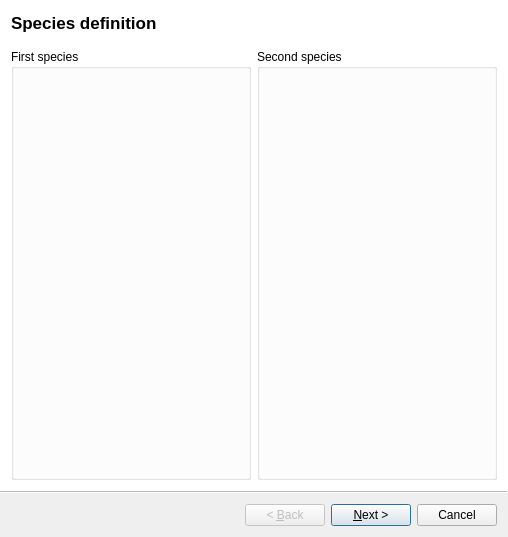
<?xml version="1.0" encoding="UTF-8"?>
<ui version="4.0">
 <class>CreateModel</class>
 <widget class="QWizard" name="CreateModel">
  <property name="geometry">
   <rect>
    <x>0</x>
    <y>0</y>
    <width>508</width>
    <height>537</height>
   </rect>
  </property>
  <property name="sizePolicy">
   <sizepolicy hsizetype="Expanding" vsizetype="Expanding">
    <horstretch>0</horstretch>
    <verstretch>0</verstretch>
   </sizepolicy>
  </property>
  <property name="windowTitle">
   <string>Create Model</string>
  </property>
  <property name="wizardStyle">
   <enum>QWizard::ModernStyle</enum>
  </property>
  <widget class="QWizardPage" name="wizardPage1">
   <property name="sizePolicy">
    <sizepolicy hsizetype="Expanding" vsizetype="Expanding">
     <horstretch>0</horstretch>
     <verstretch>0</verstretch>
    </sizepolicy>
   </property>
   <property name="title">
    <string>Species definition</string>
   </property>
   <layout class="QHBoxLayout" name="horizontalLayout">
    <item>
     <widget class="QGroupBox" name="groupBox_2">
      <property name="sizePolicy">
       <sizepolicy hsizetype="Expanding" vsizetype="Expanding">
        <horstretch>0</horstretch>
        <verstretch>0</verstretch>
       </sizepolicy>
      </property>
      <property name="title">
       <string>First species</string>
      </property>
      <layout class="QVBoxLayout" name="verticalLayout_2">
       <item>
        <layout class="QVBoxLayout" name="layout_a"/>
       </item>
      </layout>
     </widget>
    </item>
    <item>
     <widget class="QGroupBox" name="groupBox_1">
      <property name="sizePolicy">
       <sizepolicy hsizetype="Expanding" vsizetype="Expanding">
        <horstretch>0</horstretch>
        <verstretch>0</verstretch>
       </sizepolicy>
      </property>
      <property name="title">
       <string>Second species</string>
      </property>
      <layout class="QVBoxLayout" name="verticalLayout">
       <item>
        <layout class="QVBoxLayout" name="layout_b"/>
       </item>
      </layout>
     </widget>
    </item>
   </layout>
  </widget>
  <widget class="QWizardPage" name="wizardPage2">
   <property name="title">
    <string>Spatial configuration</string>
   </property>
   <layout class="QVBoxLayout" name="verticalLayout_3">
    <item>
     <widget class="QGroupBox" name="groupBox">
      <property name="title">
       <string>Grid</string>
      </property>
      <layout class="QFormLayout" name="formLayout_2">
       <item row="0" column="0">
        <widget class="QLabel" name="gridWidthNumberOfAtomsLabel">
         <property name="text">
          <string>Grid width (number of atoms)</string>
         </property>
         <property name="buddy">
          <cstring>gridWidth</cstring>
         </property>
        </widget>
       </item>
       <item row="0" column="1">
        <widget class="QSpinBox" name="gridWidth">
         <property name="maximum">
          <number>100000000</number>
         </property>
         <property name="singleStep">
          <number>20</number>
         </property>
         <property name="value">
          <number>100</number>
         </property>
        </widget>
       </item>
       <item row="1" column="0">
        <widget class="QLabel" name="gridHeightNumberOfAtomsLabel">
         <property name="text">
          <string>Grid height (number of atoms)</string>
         </property>
         <property name="buddy">
          <cstring>gridHeight</cstring>
         </property>
        </widget>
       </item>
       <item row="1" column="1">
        <widget class="QSpinBox" name="gridHeight">
         <property name="readOnly">
          <bool>true</bool>
         </property>
         <property name="maximum">
          <number>100000000</number>
         </property>
         <property name="singleStep">
          <number>20</number>
         </property>
         <property name="value">
          <number>100</number>
         </property>
        </widget>
       </item>
       <item row="2" column="0">
        <widget class="QLabel" name="keepRatioLabel">
         <property name="text">
          <string>Keep equal ratio</string>
         </property>
        </widget>
       </item>
       <item row="2" column="1">
        <widget class="QCheckBox" name="keepRatioCheckBox">
         <property name="checked">
          <bool>true</bool>
         </property>
        </widget>
       </item>
       <item row="3" column="0">
        <widget class="QLabel" name="distanceBetweenAtomsLabel">
         <property name="text">
          <string>Distance between atoms (m)</string>
         </property>
         <property name="buddy">
          <cstring>distanceBetweenAtoms</cstring>
         </property>
        </widget>
       </item>
       <item row="3" column="1">
        <widget class="QLineEdit" name="distanceBetweenAtoms">
         <property name="text">
          <string/>
         </property>
         <property name="clearButtonEnabled">
          <bool>false</bool>
         </property>
        </widget>
       </item>
       <item row="5" column="0">
        <widget class="QLabel" name="label">
         <property name="text">
          <string>Atom number</string>
         </property>
        </widget>
       </item>
       <item row="5" column="1">
        <widget class="QLabel" name="label_atom_number">
         <property name="text">
          <string>10000</string>
         </property>
        </widget>
       </item>
       <item row="4" column="0">
        <widget class="QLabel" name="boxWidthLabel">
         <property name="text">
          <string>Box width (m)</string>
         </property>
        </widget>
       </item>
       <item row="4" column="1">
        <widget class="QLineEdit" name="boxWidthLineEdit"/>
       </item>
      </layout>
     </widget>
    </item>
    <item>
     <widget class="QGroupBox" name="groupBox_4">
      <property name="title">
       <string>Boundaries</string>
      </property>
      <layout class="QFormLayout" name="formLayout_3">
       <item row="0" column="0">
        <widget class="QLabel" name="xPeriodicBoundariesLabel">
         <property name="text">
          <string>Enable X periodic boundaries</string>
         </property>
         <property name="buddy">
          <cstring>xPeriodicBoundariesCheckBox</cstring>
         </property>
        </widget>
       </item>
       <item row="0" column="1">
        <widget class="QCheckBox" name="xPeriodicBoundariesCheckBox">
         <property name="checked">
          <bool>true</bool>
         </property>
        </widget>
       </item>
       <item row="1" column="0">
        <widget class="QLabel" name="yPeriodicBoudariesLabel">
         <property name="text">
          <string>Enable Y periodic boundaries</string>
         </property>
         <property name="buddy">
          <cstring>yPeriodicBoudariesCheckBox</cstring>
         </property>
        </widget>
       </item>
       <item row="1" column="1">
        <widget class="QCheckBox" name="yPeriodicBoudariesCheckBox">
         <property name="checked">
          <bool>true</bool>
         </property>
        </widget>
       </item>
      </layout>
     </widget>
    </item>
    <item>
     <widget class="QGroupBox" name="groupBox_3">
      <property name="title">
       <string>Mixup</string>
      </property>
      <layout class="QFormLayout" name="formLayout">
       <item row="0" column="0">
        <widget class="QLabel" name="firstSpeciesMoleFractionLabel">
         <property name="text">
          <string>First species mole fraction</string>
         </property>
         <property name="buddy">
          <cstring>firstSpeciesMoleFraction</cstring>
         </property>
        </widget>
       </item>
       <item row="0" column="1">
        <widget class="QDoubleSpinBox" name="firstSpeciesMoleFraction">
         <property name="maximum">
          <double>1.000000000000000</double>
         </property>
         <property name="singleStep">
          <double>0.100000000000000</double>
         </property>
         <property name="value">
          <double>1.000000000000000</double>
         </property>
        </widget>
       </item>
      </layout>
     </widget>
    </item>
    <item>
     <widget class="QPushButton" name="previewButton">
      <property name="text">
       <string>Preview</string>
      </property>
     </widget>
    </item>
   </layout>
  </widget>
  <widget class="QWizardPage" name="wizardPage3">
   <property name="title">
    <string>Other parameters</string>
   </property>
   <layout class="QVBoxLayout" name="verticalLayout_4">
    <item>
     <widget class="QGroupBox" name="groupBox_5">
      <property name="sizePolicy">
       <sizepolicy hsizetype="Preferred" vsizetype="Preferred">
        <horstretch>0</horstretch>
        <verstretch>0</verstretch>
       </sizepolicy>
      </property>
      <property name="title">
       <string>Thermodynamics</string>
      </property>
      <layout class="QFormLayout" name="formLayout_4">
       <item row="0" column="0">
        <widget class="QLabel" name="temperatureKLabel">
         <property name="text">
          <string>Temperature (K)</string>
         </property>
         <property name="buddy">
          <cstring>temperatureKDoubleSpinBox</cstring>
         </property>
        </widget>
       </item>
       <item row="0" column="1">
        <widget class="QDoubleSpinBox" name="temperatureKDoubleSpinBox">
         <property name="minimum">
          <double>0.000000000000000</double>
         </property>
         <property name="maximum">
          <double>100000000000000.000000000000000</double>
         </property>
         <property name="value">
          <double>1.000000000000000</double>
         </property>
        </widget>
       </item>
      </layout>
     </widget>
    </item>
    <item>
     <widget class="QGroupBox" name="groupBox_7">
      <property name="title">
       <string>Simulation</string>
      </property>
      <layout class="QFormLayout" name="formLayout_6">
       <item row="0" column="0">
        <widget class="QLabel" name="timestepLabel">
         <property name="text">
          <string>Timestep (s)</string>
         </property>
         <property name="buddy">
          <cstring>timestepLineEdit</cstring>
         </property>
        </widget>
       </item>
       <item row="0" column="1">
        <widget class="QLineEdit" name="timestepLineEdit"/>
       </item>
       <item row="1" column="0">
        <widget class="QToolButton" name="resetTimestep">
         <property name="text">
          <string>Reset</string>
         </property>
        </widget>
       </item>
      </layout>
     </widget>
    </item>
    <item>
     <widget class="QGroupBox" name="groupBox_6">
      <property name="sizePolicy">
       <sizepolicy hsizetype="Preferred" vsizetype="Preferred">
        <horstretch>0</horstretch>
        <verstretch>0</verstretch>
       </sizepolicy>
      </property>
      <property name="title">
       <string>Inter-atomic Lennard-Jones parameters</string>
      </property>
      <layout class="QFormLayout" name="formLayout_5">
       <item row="0" column="0">
        <widget class="QLabel" name="sigmaMLabel">
         <property name="text">
          <string>Sigma (m)</string>
         </property>
         <property name="buddy">
          <cstring>sigmaMLineEdit</cstring>
         </property>
        </widget>
       </item>
       <item row="0" column="1">
        <widget class="QLineEdit" name="sigmaMLineEdit"/>
       </item>
       <item row="1" column="0">
        <widget class="QLabel" name="epsilonJLabel">
         <property name="text">
          <string>Epsilon (J)</string>
         </property>
         <property name="buddy">
          <cstring>epsilonJLineEdit</cstring>
         </property>
        </widget>
       </item>
       <item row="1" column="1">
        <widget class="QLineEdit" name="epsilonJLineEdit"/>
       </item>
       <item row="2" column="0">
        <widget class="QToolButton" name="reset_ia_LJ">
         <property name="text">
          <string>Reset</string>
         </property>
        </widget>
       </item>
      </layout>
     </widget>
    </item>
    <item>
     <widget class="QGroupBox" name="groupBox_8">
      <property name="title">
       <string>Performance</string>
      </property>
      <layout class="QFormLayout" name="formLayout_7">
       <item row="0" column="0">
        <widget class="QLabel" name="r_cut_aLabel">
         <property name="text">
          <string>r_cut_a (m)</string>
         </property>
        </widget>
       </item>
       <item row="0" column="1">
        <widget class="QLineEdit" name="r_cut_aLineEdit"/>
       </item>
       <item row="1" column="0">
        <widget class="QLabel" name="r_cut_bLabel">
         <property name="text">
          <string>r_cut_b (m)</string>
         </property>
        </widget>
       </item>
       <item row="1" column="1">
        <widget class="QLineEdit" name="r_cut_bLineEdit"/>
       </item>
       <item row="2" column="0">
        <widget class="QLabel" name="r_cut_abLabel">
         <property name="text">
          <string>r_cut_ab (m)</string>
         </property>
        </widget>
       </item>
       <item row="2" column="1">
        <widget class="QLineEdit" name="r_cut_abLineEdit"/>
       </item>
      </layout>
     </widget>
    </item>
   </layout>
  </widget>
 </widget>
 <tabstops>
  <tabstop>gridWidth</tabstop>
  <tabstop>gridHeight</tabstop>
  <tabstop>keepRatioCheckBox</tabstop>
  <tabstop>distanceBetweenAtoms</tabstop>
  <tabstop>boxWidthLineEdit</tabstop>
  <tabstop>xPeriodicBoundariesCheckBox</tabstop>
  <tabstop>yPeriodicBoudariesCheckBox</tabstop>
  <tabstop>firstSpeciesMoleFraction</tabstop>
  <tabstop>previewButton</tabstop>
  <tabstop>temperatureKDoubleSpinBox</tabstop>
  <tabstop>timestepLineEdit</tabstop>
  <tabstop>sigmaMLineEdit</tabstop>
  <tabstop>epsilonJLineEdit</tabstop>
  <tabstop>reset_ia_LJ</tabstop>
 </tabstops>
 <resources/>
 <connections/>
</ui>
